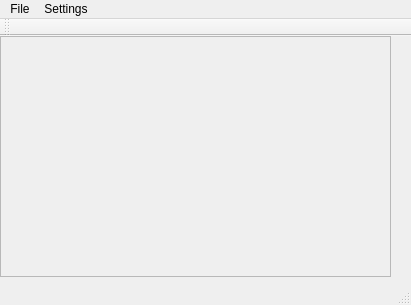
<?xml version="1.0" encoding="UTF-8"?>
<ui version="4.0">
 <class>MainWindow</class>
 <widget class="QMainWindow" name="MainWindow">
  <property name="geometry">
   <rect>
    <x>0</x>
    <y>0</y>
    <width>411</width>
    <height>305</height>
   </rect>
  </property>
  <property name="windowTitle">
   <string>MainWindow</string>
  </property>
  <widget class="QWidget" name="centralWidget">
   <widget class="QScrollArea" name="scrollArea">
    <property name="geometry">
     <rect>
      <x>0</x>
      <y>0</y>
      <width>391</width>
      <height>241</height>
     </rect>
    </property>
    <property name="widgetResizable">
     <bool>true</bool>
    </property>
    <widget class="PaintWidget" name="scrollAreaWidgetContents">
     <property name="geometry">
      <rect>
       <x>0</x>
       <y>0</y>
       <width>389</width>
       <height>239</height>
      </rect>
     </property>
    </widget>
   </widget>
  </widget>
  <widget class="QMenuBar" name="menuBar">
   <property name="geometry">
    <rect>
     <x>0</x>
     <y>0</y>
     <width>411</width>
     <height>21</height>
    </rect>
   </property>
   <widget class="QMenu" name="menuLife">
    <property name="title">
     <string>File</string>
    </property>
   </widget>
   <widget class="QMenu" name="menuSettings">
    <property name="title">
     <string>Settings</string>
    </property>
    <addaction name="separator"/>
   </widget>
   <addaction name="menuLife"/>
   <addaction name="menuSettings"/>
  </widget>
  <widget class="QToolBar" name="mainToolBar">
   <attribute name="toolBarArea">
    <enum>TopToolBarArea</enum>
   </attribute>
   <attribute name="toolBarBreak">
    <bool>false</bool>
   </attribute>
  </widget>
  <widget class="QStatusBar" name="statusBar"/>
 </widget>
 <layoutdefault spacing="6" margin="11"/>
 <customwidgets>
  <customwidget>
   <class>PaintWidget</class>
   <extends>QWidget</extends>
   <header>paintwidget.h</header>
   <container>1</container>
  </customwidget>
 </customwidgets>
 <resources/>
 <connections/>
</ui>
